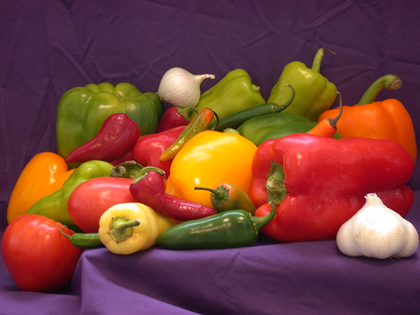
%> input picture HY370/Lab6Data-Ex2/peppers.png, 420 x 315 px, shrunk from 512 x 384 before the run
$ octave --eval "result = SobelGradDetector('peppers.png');"   (GNU Octave 9; MATLAB toolbox functions it lacks are replaced by stand-ins)
%> lines starting %> are read from the running program, lines starting %| are printed output that depends on the picture
function G = SobelGradDetector(image)
%> called with image = 'peppers.png'

% Calculates the 3x3 Sobel Gradient Detector given an input image
%
% img = output image (gradient-detected)
% image = input image name as string
A=imread(image);
%> A is the input picture: size 315x420x3 uint8; mean R, G, B 120.8, 66.4, 57.6
if size(A,3)==3
A = double(rgb2gray(A));
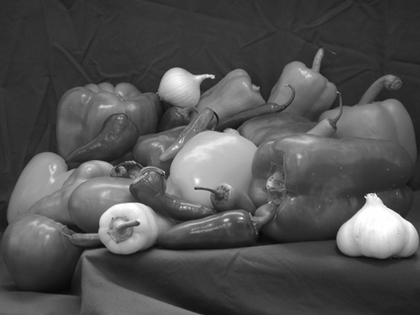
%> A: size 315x420 double; min 8, max 255, mean 81.7
end

if size(A,3)<3
A = double((A));
end

[M,N] = size(A);
%> M = 315; N = 420
Dx = [-1 0 1; -2 0 2; -1 0 1];
Dy = [1 2 1; 0 0 0; -1 -2 -1];
G=zeros(M,N);
G= double(G);


for i = 2:M-1
    for j = 2:N-1
      Gx=Dx(1,1)*A(i-1,j-1)+Dx(1,2)*A(i-1,j)+Dx(1,3)*A(i-1,j+1)+Dx(2,1)*A(i,j-1)+ Dx(2,2)*A(i,j)+Dx(2,3)*A(i,j+1)+Dx(3,1)*A(i+1,j-1)+Dx(3,2)*A(i+1,j)+Dx(3,3)*A(i+1,j+1);
      Gy=Dy(1,1)*A(i-1,j-1)+Dy(1,2)*A(i-1,j)+Dy(1,3)*A(i-1,j+1)+Dy(2,1)*A(i,j-1)+ Dy(2,2)*A(i,j)+Dy(2,3)*A(i,j+1)+Dy(3,1)*A(i+1,j-1)+Dy(3,2)*A(i+1,j)+Dy(3,3)*A(i+1,j+1);
      G(i-1,j-1)=sqrt(power(Gx,2)+power(Gy,2));
    end
end
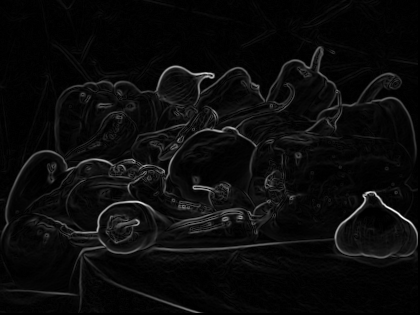
%> G: size 315x420 double; min 0, max 830.7, mean 37.2; drawn with min black and max white


Gr1= uint8(G);
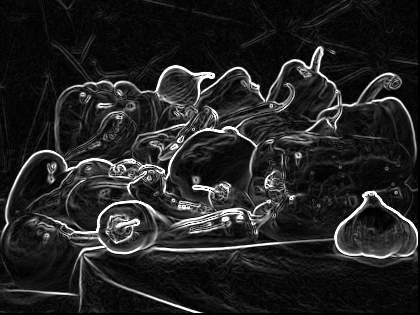
%> Gr1: size 315x420 uint8; min 0, max 255, mean 35.3
figure; imshow(Gr1); title('Sobel 3x3 filtered image');
